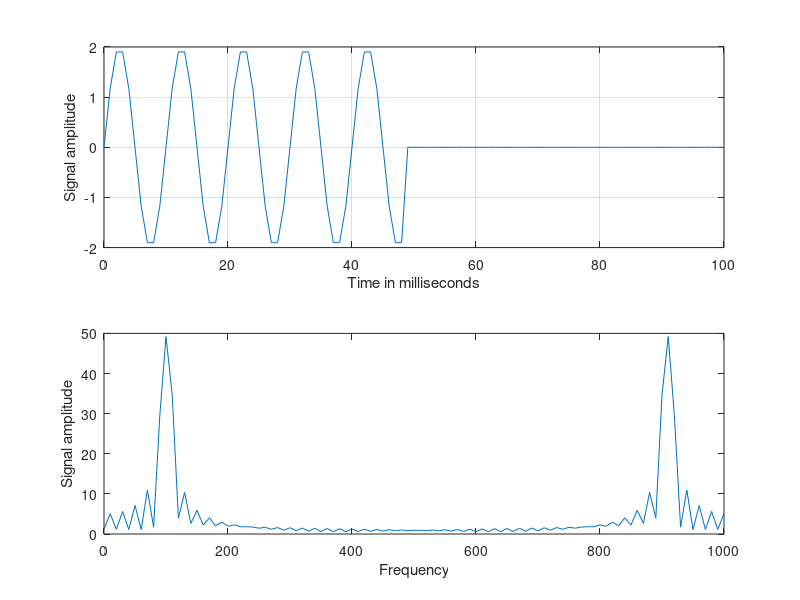

The MATLAB script that drew this image:
t=0:0.01:1;

x=2*sin(20*pi*t);
x(50:100) = 0
subplot(2,1,1);
plot(100*t,x);
grid;
xlabel("Time in milliseconds");
ylabel("Signal amplitude");

subplot(2,1,2);
y=fft(x);
plot(1000*t,abs(y));
xlabel("Frequency");
ylabel("Signal amplitude");